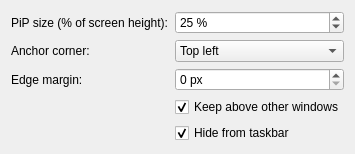
<?xml version="1.0" encoding="UTF-8"?>
<ui version="4.0">
 <class>Form</class>
 <widget class="QWidget" name="Form">
  <layout class="QFormLayout" name="formLayout">
   <item row="0" column="0">
    <widget class="QLabel" name="labelHeight">
     <property name="text">
      <string>PiP size (% of screen height):</string>
     </property>
    </widget>
   </item>
   <item row="0" column="1">
    <widget class="QSpinBox" name="kcfg_HeightPercent">
     <property name="suffix">
      <string> %</string>
     </property>
     <property name="minimum">
      <number>10</number>
     </property>
     <property name="maximum">
      <number>90</number>
     </property>
     <property name="singleStep">
      <number>5</number>
     </property>
     <property name="value">
      <number>25</number>
     </property>
    </widget>
   </item>
   <item row="1" column="0">
    <widget class="QLabel" name="labelCorner">
     <property name="text">
      <string>Anchor corner:</string>
     </property>
    </widget>
   </item>
   <item row="1" column="1">
    <widget class="QComboBox" name="kcfg_Corner">
     <item>
      <property name="text">
       <string>Top left</string>
      </property>
     </item>
     <item>
      <property name="text">
       <string>Top right</string>
      </property>
     </item>
     <item>
      <property name="text">
       <string>Bottom left</string>
      </property>
     </item>
     <item>
      <property name="text">
       <string>Bottom right</string>
      </property>
     </item>
    </widget>
   </item>
   <item row="2" column="0">
    <widget class="QLabel" name="labelMargin">
     <property name="text">
      <string>Edge margin:</string>
     </property>
    </widget>
   </item>
   <item row="2" column="1">
    <widget class="QSpinBox" name="kcfg_Margin">
     <property name="suffix">
      <string> px</string>
     </property>
     <property name="minimum">
      <number>0</number>
     </property>
     <property name="maximum">
      <number>400</number>
     </property>
     <property name="singleStep">
      <number>4</number>
     </property>
    </widget>
   </item>
   <item row="3" column="1">
    <widget class="QCheckBox" name="kcfg_KeepAbove">
     <property name="text">
      <string>Keep above other windows</string>
     </property>
     <property name="checked">
      <bool>true</bool>
     </property>
    </widget>
   </item>
   <item row="4" column="1">
    <widget class="QCheckBox" name="kcfg_SkipTaskbar">
     <property name="text">
      <string>Hide from taskbar</string>
     </property>
     <property name="checked">
      <bool>true</bool>
     </property>
    </widget>
   </item>
  </layout>
 </widget>
 <resources/>
 <connections/>
</ui>
